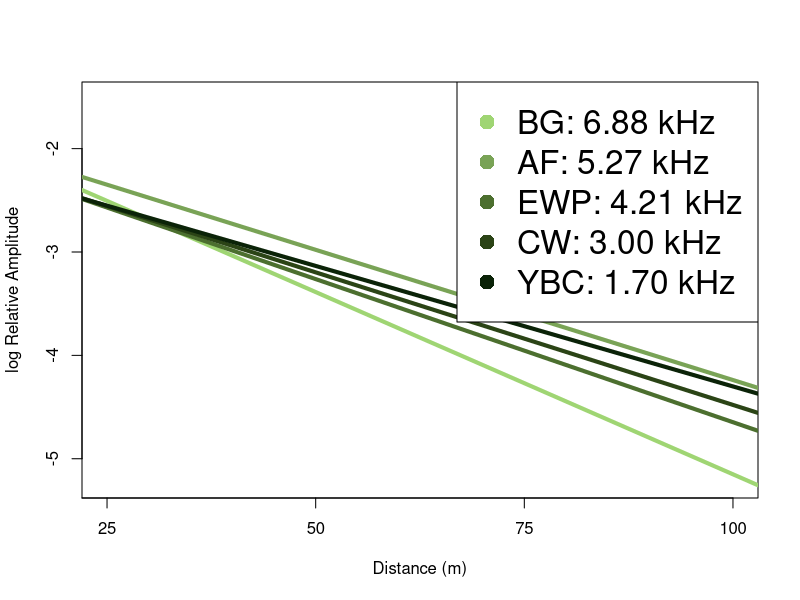
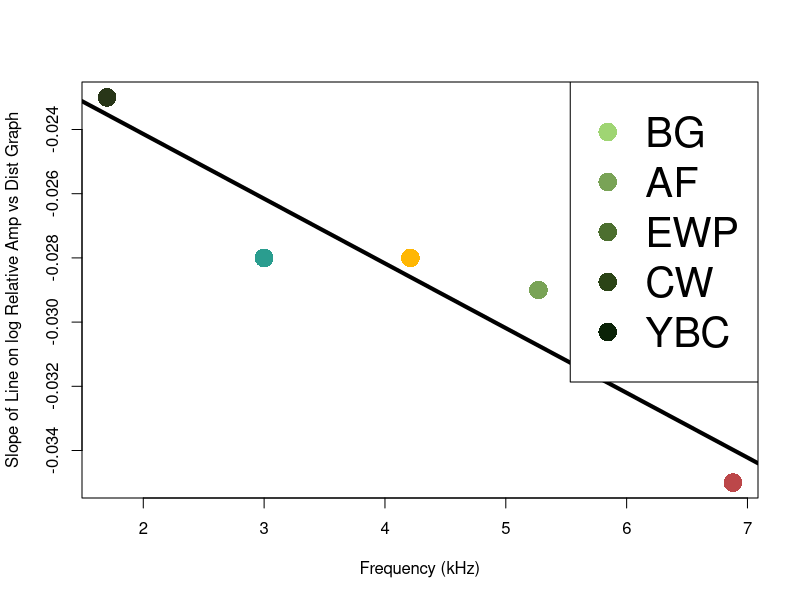
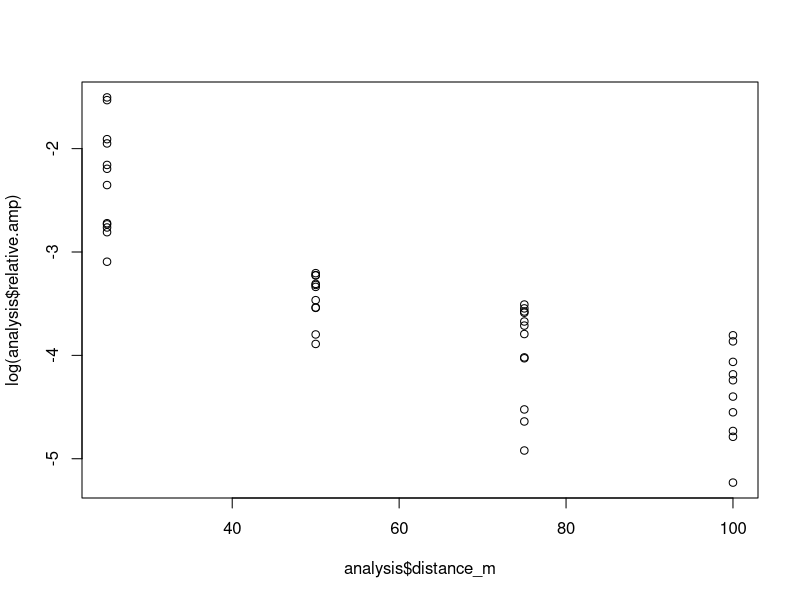
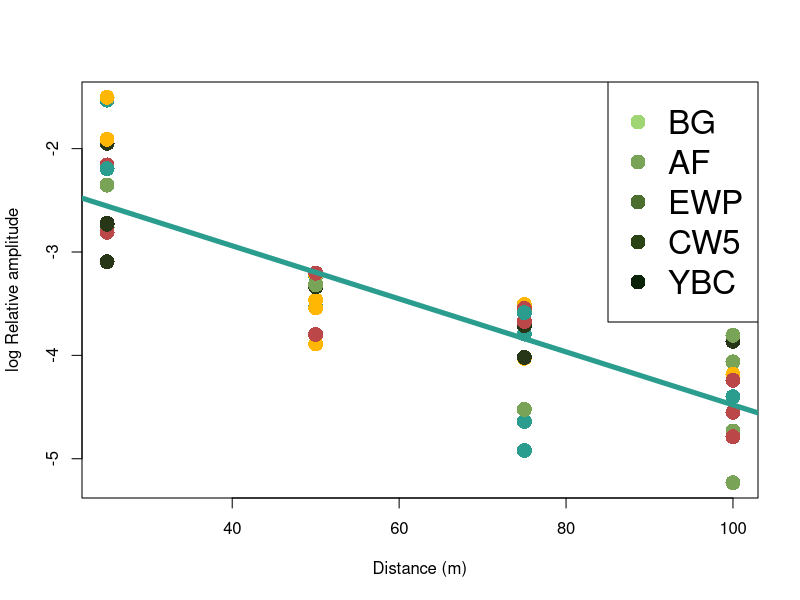
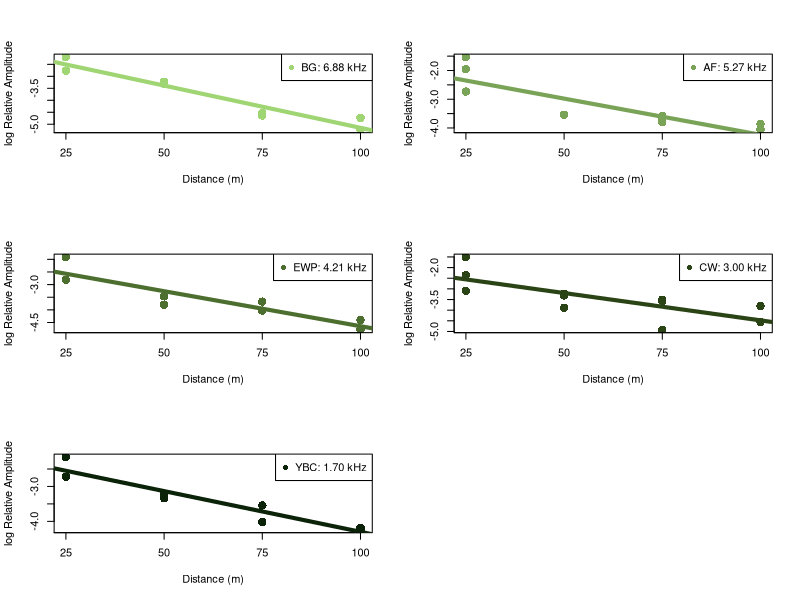

These figures' R source, in order:
#############################################
###### Distance Frequency Analysis     ######
###### Last update: 4/6/2023           ######
#############################################

library(dplyr)
library(tidyverse)
library(ggplot2)

analysis_table <- read.csv("data/analysis_table.csv")

analysis_table <- analysis_table %>%
  mutate(vol = case_when((species == "CW5" & vol == 75) ~ 100,
                         TRUE ~ as.numeric(as.character(vol))
                         ))

analysis <- analysis_table %>%
  filter(relative_dir == "N", vol == "100")

analysis$relative.amp <- as.numeric(analysis$relative.amp)
analysis$distance_m <- as.numeric(analysis$distance_m)

colors_spec = c("#BC4749","#79A356", "#FFB703", "#2A9D8F", "#283618")

colors_spec = c("#9FD573","#79A356", "#4C6F2F", "#2B4416", "#0B2308")

# Create DFs for each species

CW_analysis <- analysis %>% 
  filter(species == "CW5")

CWdistMod = lm(log(relative.amp) ~ distance_m, data = CW_analysis)

AF_analysis <- analysis %>% 
  filter(species == "AF")
AFdistMod = lm(log(relative.amp) ~ distance_m, data = AF_analysis)

BG_analysis <- analysis %>% 
  filter(species == "BG")
BGdistMod = lm(log(relative.amp) ~ distance_m, data = BG_analysis)

EWP_analysis <- analysis %>% 
  filter(species == "EWP")
EWPdistMod = lm(log(relative.amp) ~ distance_m, data = EWP_analysis)

YBC_analysis <- analysis %>% 
  filter(species == "YBC")
YBCdistMod = lm(log(relative.amp) ~ distance_m, data = YBC_analysis)

plot(analysis$distance_m, log(analysis$relative.amp), col="white",lty="dotted", pch = 16, cex = 1.7,
     ylab = "log Relative Amplitude", xlab = "Distance (m)", xaxp = c(0, 100, 4) )
abline(BGdistMod, lwd = 4, col = colors_spec[1])
abline(AFdistMod, lwd = 4, col = colors_spec[2])
abline(EWPdistMod, lwd = 4, col = colors_spec[3])
abline(CWdistMod, lwd = 4, col = colors_spec[4])
abline(YBCdistMod, lwd = 4, col = colors_spec[5])
legend("topright", legend = c("BG: 6.88 kHz", "AF: 5.27 kHz", "EWP: 4.21 kHz", "CW: 3.00 kHz", "YBC: 1.70 kHz"), pch = 16, cex = 2, col = colors_spec[1:5])

species <- c("BG", "AF", "EWP", "CW", "YBC")
frequencies <- c(6.88, 5.27, 4.21, 3.00, 1.70)
slope <- c(-0.035, -0.029, -0.028, -0.028, -0.023)

freqvslope <- data.frame(species, frequencies, slope)

freqvslopegraph = lm(slope ~ frequencies, data=freqvslope)
plot(freqvslope$frequencies, freqvslope$slope, col=c("#BC4749", "#79A356", "#FFB703","#2A9D8F", "#283618"), lty="dotted", pch = 16, cex = 2.5,
     ylab = "Slope of Line on log Relative Amp vs Dist Graph", xlab = "Frequency (kHz)" )
abline(freqvslopegraph, lwd = 4, col = "black") 
legend("topright", legend = c("BG", "AF", "EWP", "CW", "YBC"), pch = 16, cex = 2.5, col = colors_spec[1:5])

plot(log(analysis$relative.amp) ~ analysis$distance_m, data = analysis)


plot(analysis$distance_m, log(analysis$relative.amp), col=analysis_table$col_spec, pch = 16, cex = 2,
     ylab = "log Relative amplitude", xlab = "Distance (m)")
abline(CWdistMod, lwd = 5, col = analysis_table$col_spec[4])
legend("topright", legend = c("BG", "AF", "EWP", "CW5", "YBC"), pch = 16, cex = 2, col = colors_spec[1:5])

#### Raw data points graphs
par(mfrow=c(3,2))

#BG
plot(BG_analysis$distance_m, log(BG_analysis$relative.amp), col= colors_spec[1],lty="dotted", pch = 16, cex = 1.7,
     ylab = "log Relative Amplitude", xlab = "Distance (m)", xaxp = c(0, 100, 4) )
abline(BGdistMod, lwd = 4, col = colors_spec[1])
legend("topright", legend = c("BG: 6.88 kHz"), pch = 16, cex = 1, col = colors_spec[1])

#AF

plot(AF_analysis$distance_m, log(AF_analysis$relative.amp), col= colors_spec[2],lty="dotted", pch = 16, cex = 1.7,
     ylab = "log Relative Amplitude", xlab = "Distance (m)", xaxp = c(0, 100, 4) )
abline(AFdistMod, lwd = 4, col = colors_spec[2])
legend("topright", legend = c("AF: 5.27 kHz"), pch = 16, cex = 1, col = colors_spec[2])

#EWP

plot(EWP_analysis$distance_m, log(EWP_analysis$relative.amp), col= colors_spec[3],lty="dotted", pch = 16, cex = 1.7,
     ylab = "log Relative Amplitude", xlab = "Distance (m)", xaxp = c(0, 100, 4) )
abline(EWPdistMod, lwd = 4, col = colors_spec[3])
legend("topright", legend = c("EWP: 4.21 kHz"), pch = 16, cex = 1, col = colors_spec[3])


#CW5

plot(CW_analysis$distance_m, log(CW_analysis$relative.amp), col= colors_spec[4],lty="dotted", pch = 16, cex = 1.7,
     ylab = "log Relative Amplitude", xlab = "Distance (m)", xaxp = c(0, 100, 4) )
abline(CWdistMod, lwd = 4, col = colors_spec[4])
legend("topright", legend = c("CW: 3.00 kHz"), pch = 16, cex = 1, col = colors_spec[4])

#YBC
plot(YBC_analysis$distance_m, log(YBC_analysis$relative.amp), col= colors_spec[5],lty="dotted", pch = 16, cex = 1.7,
     ylab = "log Relative Amplitude", xlab = "Distance (m)", xaxp = c(0, 100, 4) )
abline(YBCdistMod, lwd = 4, col = colors_spec[5])
legend("topright", legend = c("YBC: 1.70 kHz"), pch = 16, cex = 1, col = colors_spec[5])



